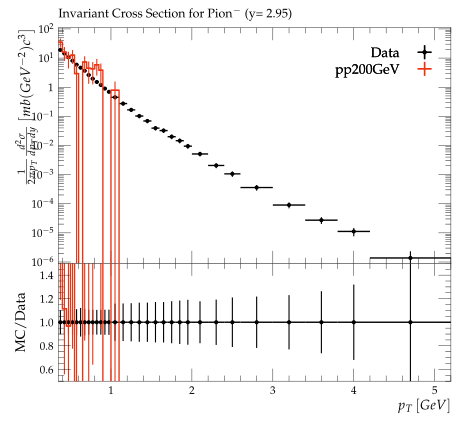

Generate this figure with Python:
#! /usr/bin/env python3

# This Python script was auto-generated using YODA v2.1.0.
# Analysis object: /BRAHMS_2007_I742956/d02-x01-y01
# Timestamp: 07-10-2025 (17:32:21)

import matplotlib as mpl
import matplotlib.pyplot as plt
mpl.use('Agg') # comment out for interactive use
import os
import numpy as np
from numpy import nan, inf

plotDir = os.path.split(os.path.realpath(__file__))[0]
if 'YODA_USER_PLOT_PATH' in globals():
    plot_outdir = globals()['YODA_USER_PLOT_PATH']
else:
    plot_outdir = plotDir

#plot style
plt.style.use(os.path.join(plotDir, '../default.mplstyle'))
# plot metadata
figW, figH = plt.rcParams['figure.figsize']
ax_xLabel = r'$p_T \left[GeV\right]$'
ax_yLabel = r'$\frac{1}{2\pi{p_{T}}}\frac{d^2\sigma}{dp_{T}dy}\left[mb(GeV^{-2})c^3\right]$'
ax_title  = r'Invariant Cross Section for Pion$^-$ (y= 2.95)'
ax_xScale = 'linear'
ax_yScale = 'log'
xLims = (0.35, 5.2)
yLims = (9e-07, 110.00000000000001)

# TeX-friendly labels for the legend
labels = {
    'legend' : ([ r"Data", r"pp200GeV" ], r""),
}

# Adjust canvas width and height
canvasW = 10.0
canvasH = 9.0
figW *= canvasW/10.
figH *= canvasH/9.

# Create figure and axis objects
fig, (ax, ratio0_ax) = plt.subplots(2, 1, sharex=True,
                  figsize=(figW,figH), gridspec_kw={'height_ratios': (6.0, 3.0)})

# Set figure margins
plt.subplots_adjust(
    left   = 1.0 * plt.rcParams['figure.subplot.left'],
    right  = 1.0 * plt.rcParams['figure.subplot.right'],
    top    = 1.0 * plt.rcParams['figure.subplot.top'],
    bottom = 1.0 * plt.rcParams['figure.subplot.bottom'])

ratio0_ax.yaxis.set_major_locator(mpl.ticker.MultipleLocator(0.2))
ratio0_ax.set_ylim(0.5, 1.4999)
ratio0_ax.set_ylabel('MC/Data')

# the numerical data is stored in a separate file
dataf = dict()
prefix = os.path.split(__file__)[0]
if prefix:    prefix = prefix + '/'
exec(open(prefix+'d02-x01-y01__data.py').read(), dataf)


legend_handles = dict() # keep track of handles for the legend

# style options for curves
# starts at zorder>=5 to draw curve on top of legend
styles = {
  'Data': {
    'color' : 'black',
    'linestyle' : '-',
    'linewidth' : 1,
    'marker' : 'o',
    'markersize' : 2,
    'capsize' : 0.0,
    'zorder' : 5,
    'histstyle' : 0,
    'drawstyle' : 'steps-pre',
    'xerrorbars' : 1,
    'yerrorbars' : 1,
    'fillcolor' : None,
    'fillopacity' : 1.0,
    'ratio0_linestyle' : '-',
    'ratio0_linewidth' : 1,
    'ratio0_marker' : 'o',
    'ratio0_markersize' : 2,
    'ratio0_capsize' : 0.0,
    'ratio0_zorder' : 5,
    'ratio0_histstyle' : 0,
    'ratio0_drawstyle' : 'steps-pre',
    'ratio0_xerrorbars' : 1,
    'ratio0_yerrorbars' : 1,
  },
  'pp200GeV.yoda': {
    'color' : '#EE3311',
    'linestyle' : '-',
    'linewidth' : 1,
    'marker' : 'none',
    'markersize' : 2,
    'capsize' : 0.0,
    'zorder' : 6,
    'histstyle' : 1,
    'drawstyle' : 'steps-pre',
    'xerrorbars' : 1,
    'yerrorbars' : 1,
    'fillcolor' : None,
    'fillopacity' : 1.0,
    'ratio0_linestyle' : '-',
    'ratio0_linewidth' : 1,
    'ratio0_marker' : 'none',
    'ratio0_markersize' : 2,
    'ratio0_capsize' : 0.0,
    'ratio0_zorder' : 6,
    'ratio0_histstyle' : 1,
    'ratio0_drawstyle' : 'steps-pre',
    'ratio0_xerrorbars' : 1,
    'ratio0_yerrorbars' : 1,
  },
}

# curve from input yoda files in main panel
for label, yvals in dataf['yvals'].items():
    if all(np.isnan(v) for v in dataf['yvals'][label]):
        continue
    tmp = None
    if styles[label]['histstyle']: # draw as histogram
        xpos = dataf['xedges'][label] if styles[label]['drawstyle'] else dataf['xpoints'][label]
        ypos = np.insert(yvals, 0, yvals[0]) if styles[label]['drawstyle'] else yvals
        if styles[label]['fillcolor']: # fill area below curve
            ax.fill_between(xpos, ypos, step='pre',
                            color=styles[label]['fillcolor'],
                            alpha=styles[label]['fillopacity'])
        tmp, = ax.plot(xpos, ypos,
                       color=styles[label]['color'],
                       linestyle=styles[label]['linestyle'],
                       linewidth=styles[label]['linewidth'],
                       drawstyle=styles[label]['drawstyle'], solid_joinstyle='miter',
                       zorder=styles[label]['zorder'], label=label)
    tmp = ax.errorbar(dataf['xpoints'][label], yvals,
                      xerr=np.array(dataf['xerrs'][label])*styles[label]['xerrorbars'],
                      yerr=np.array(dataf['yerrs'][label])*styles[label]['yerrorbars'],
                      fmt=styles[label]['marker'], capsize=styles[label]['capsize'],
                      markersize=styles[label]['markersize'],
                      ecolor=styles[label]['color'],
                      color=styles[label]['color'], zorder=styles[label]['zorder'])
    tmp[-1][0].set_linestyle(styles[label]['linestyle'])
    tmp[-1][0].set_linewidth(styles[label]['linewidth'])
    if label in dataf['add_legend_handle']:  legend_handles[label] = tmp
    for varLabel in dataf['variation_yvals'].keys():
        if varLabel.startswith(label):
            tmp, = ax.plot(dataf['xedges'][label], dataf['variation_yvals'][varLabel],
                           color=styles[label]['color'],
                           linestyle=styles[label]['linestyle'],
                           linewidth=styles[label]['linewidth'],
                           drawstyle='steps-pre', solid_joinstyle='miter',
                           zorder=styles[label]['zorder'], alpha=0.5)


# plots on ratio panel
# curve from input yoda files in ratio panel
for label, yvals in dataf['ratio0_yvals'].items():
    if all(np.isnan(v) for v in yvals):
        continue
    if styles[label]['ratio0_histstyle']: # plot as histogram
        xpos = dataf['xedges']['Data'] if styles[label]['ratio0_drawstyle'] else dataf['xpoints']['Data']
        ypos = np.insert(yvals, 0, yvals[0]) if styles[label]['ratio0_drawstyle'] else yvals
        ratio0_ax.plot(xpos, ypos,
                       color=styles[label]['color'],
                       linewidth=styles[label]['linewidth'],
                       linestyle=styles[label]['ratio0_linestyle'],
                       drawstyle=styles[label]['ratio0_drawstyle'], zorder=styles[label]['zorder'],
                       solid_joinstyle='miter')
    tmp = ratio0_ax.errorbar(dataf['xpoints']['Data'], yvals,
                             xerr=np.array(dataf['ref_xerrs'])*styles[label]['ratio0_xerrorbars'],
                             yerr=np.array(dataf['ratio0_yerrs'][label])*styles[label]['ratio0_yerrorbars'],
                             fmt=styles[label]['ratio0_marker'], capsize=styles[label]['ratio0_capsize'],
                             markersize=styles[label]['ratio0_markersize'],
                             ecolor=styles[label]['color'],
                             color=styles[label]['color'])
    tmp[-1][0].set_linestyle(styles[label]['ratio0_linestyle'])
    tmp[-1][0].set_linewidth(styles[label]['ratio0_linewidth'])

    for varlabel in dataf['ratio0_variation_vals'].keys():
        if varlabel.startswith(label):
            ratio0_ax.plot(dataf['xedges']['Data'],
                            dataf['ratio0_variation_vals'][varlabel],
                            color=styles[label]['color'],
                            linestyle=styles[label]['linestyle'],
                            linewidth=styles[label]['linewidth'],
                            drawstyle='steps-pre', solid_joinstyle='miter',
                            zorder=1, alpha=0.5)

legend_items = list(legend_handles.values())
ax.add_artist(ax.legend(legend_items,
                        labels['legend'][0],
                        title=labels['legend'][1],
                        alignment='right',
                        loc='upper right',
                        bbox_to_anchor=(1.0, 0.97),markerfirst=False))

# set plot metadata as defined above
ratio0_ax.set_xlabel(ax_xLabel)
ratio0_ax.xaxis.set_label_coords(1., -0.15)
ax.set_ylabel(ax_yLabel, ha='right', va='top')
ax.yaxis.set_label_coords(-0.11, 1.0)
ax.set_title(ax_title, loc='left')
ax.set_xscale(ax_xScale)
ax.set_yscale(ax_yScale)
ax.set_xlim(xLims)
ax.set_ylim(yLims)

# tick formatting
plt.rcParams['xtick.top'] = True
plt.rcParams['ytick.right'] = True
ax.yaxis.set_major_locator(mpl.ticker.LogLocator(base=10.0, numticks=np.inf))
ax.yaxis.set_minor_locator(mpl.ticker.LogLocator(
                           base=10.0, subs=np.arange(0.1, 1, 0.1), numticks=np.inf))
fig.align_ylabels((ax, ratio0_ax))
plt.savefig(os.path.join(plot_outdir, 'd02-x01-y01.pdf'), format='PDF')
plt.savefig(os.path.join(plot_outdir, 'd02-x01-y01.png'), format='PNG')

plt.close(fig)
